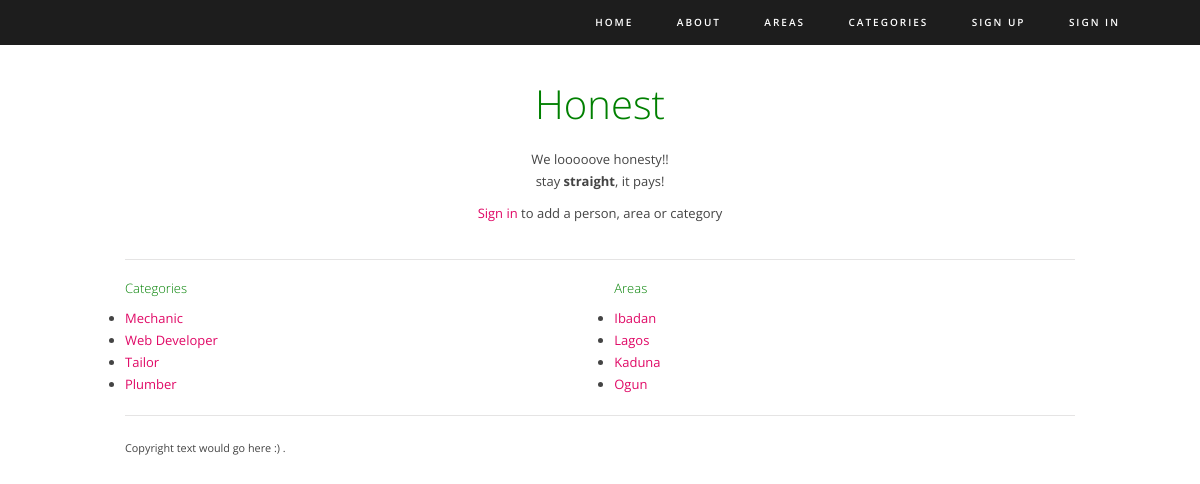
Before: / with the older database file.
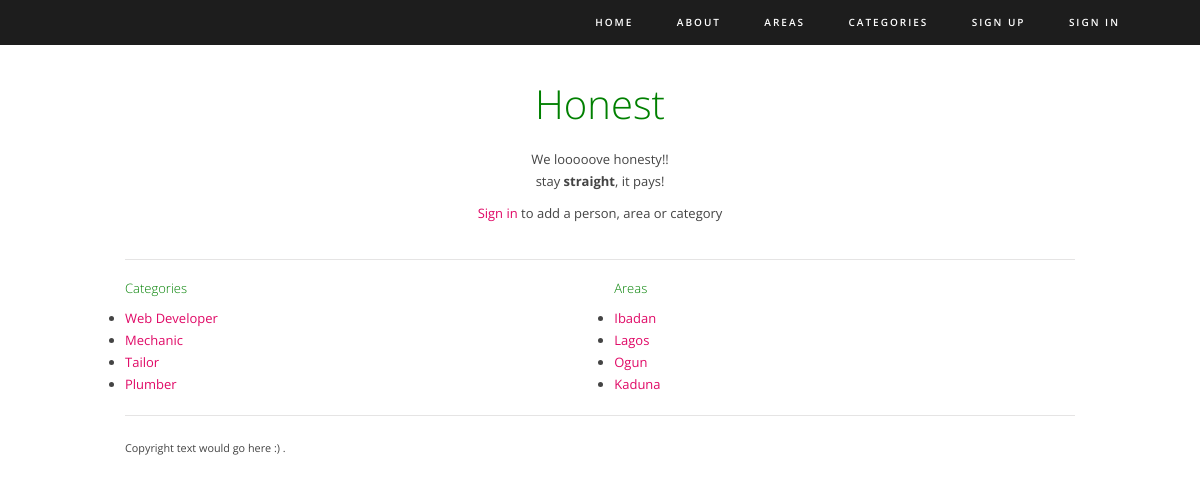
After: the same page with the newer database file.
### honest/models.py (models this page shows, shortened)
class Category(models.Model):
    category = models.CharField(max_length=100, unique=True, default='General',
                                help_text="Category of Service Provided")
    views = models.IntegerField(default=0)
    slug = models.SlugField()

class Area(models.Model):
    state = models.CharField(max_length=100, unique=True, default='Nigeria')
    views = models.IntegerField(default=0)
    slug = models.SlugField()
    """ commented out, states are unique and cant have multiple areas
    area = models.CharField(max_length=100, unique=True, null=True)
    """

### honest/views.py (the view)
# urls.py: path('', views.index, name='index'),
def index(request):
    category_list = Category.objects.order_by('-views')[:10]
    area_list = Area.objects.order_by('-views')[:10]
    context = {'honest_message': 'We looooove honesty!!', 'categories': category_list, 'areas': area_list}
    return render(request, 'honest/index.html', context)

### honest/templates/honest/index.html (shortened to what this page needs)
{% extends 'honest/themedbase.html' %}
{% load static %}
{% block intro_block %}
    <h1>Honest</h1>
    <p>
        {{ honest_message }}
        stay <b>straight</b>, it pays!
    </p>
    {% if user.is_authenticated %}
        <div class="one-third first"><a href="{% url 'honest:add_person' %}">Add a person</a></div>
        <div class="one-third"><a href="{% url 'honest:add_area' %}">Add an area</a></div>
        <div class="one-third"><a href="{% url 'honest:add_category' %}">Add a category</a></div>
    {% else %}
        <p><a href="{% url 'honest:login' %}">Sign in</a> to add a person, area or category</p>
    {% endif %}
{% endblock %}
{% block body_block %}
    <div class="one-half first">
        <a href="{% url 'honest:all_categories' %}"><h2>Categories</h2></a>
        {% if categories %}
        <ul>
            {% for category in categories %}
            <li><a href="{% url 'honest:category' category.slug %}">{{category.category}}</a></li>
            {%endfor%}
        </ul>
        {%else%}
            No categories available.
        {%endif%}
    </div>
    <div class="one-half">
        <a href="{% url 'honest:all_areas' %}"><h2>Areas</h2></a>
        {% if areas %}
        <ul>
            {% for area in areas %}
            <li><a href="{% url 'honest:area' area.slug %}">{{area.state}}</a></li>
            {% endfor %}
        </ul>
        {% else %}
            No Areas available.
        {% endif %}
    </div>
{% endblock %}

Changed rows visible on the page:
changed Category "Web Developer": moves up the list
changed Area "Ogun": moves up the list
